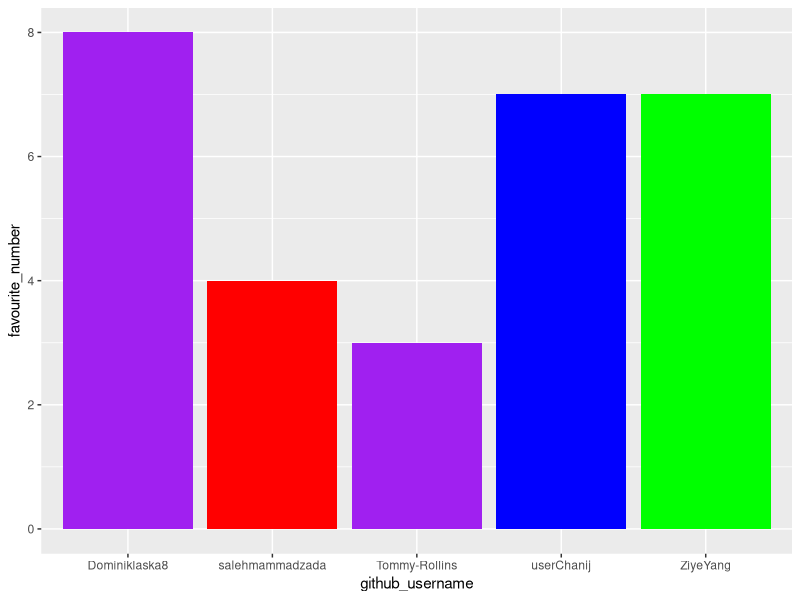

This figure's R source:
## ---- chunk 1
library(tidyverse) 
## ---- chunk 2
team_data <- tibble(
  name = c("Norha","Saleh", "Dominik","Chanij", "Tommy"),
  github_username = c("ZiyeYang", "salehmammadzada", "Dominiklaska8",
                      "userChanij", "Tommy-Rollins"),
  colour = c("green", "red", "purple",
             "blue", "purple"),
  hobby = c("Painting", "Football", "Reading",
            "Watching", "Running"),
  favourite_number = c(7, 4, 8, 7, 3),
)
team_data
## ---- chunk 3
p1 <- ggplot(data = team_data, 
             mapping = aes(x = github_username, 
                           y = favourite_number,
                           fill = colour), 
             ) +
   geom_col() +
   scale_fill_identity()
p1
